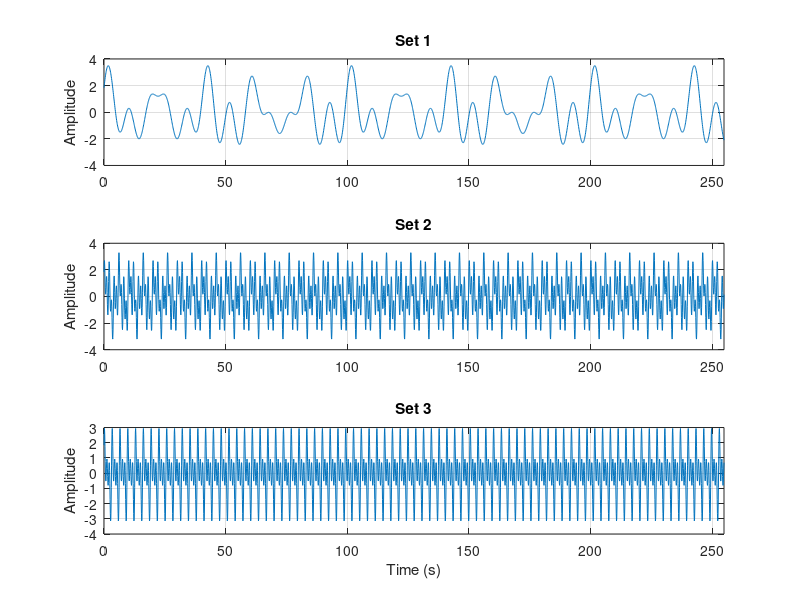

Write the MATLAB code that produced this figure.
clear;
clc;

% sine wave equation : y(t) = A*sin(2*pi*freq*t + phase)

%   freq	amp	    phase		    Hard	Easy   Easiest
D = [0.1	1	    0.174532925		0.1	    0.2	   0.3125
     0.12	1.2	    0.523598776		0.12	0.5	   0.625
     0.05	1.4	    0.872664626		0.05	1	   0.9375];

n_sample = 2550;      % number of samples
step = 0.1;           % sampling time = 10 sec / sample freq = 10 Hz

t = 0:step:(n_sample-1)*step;

% Amplitude (-)
A1 = D(1,2);
A2 = D(2,2);
A3 = D(3,2);

% Phase (rad)
p1 = D(1,3);
p2 = D(2,3);
p3 = D(3,3);

% Dataset 1
f11 = D(1,4);
f12 = D(2,4);
f13 = D(3,4);

y1 = A1*sin(2*pi*f11*t + p1) + A2*sin(2*pi*f12*t + p2) + A3*sin(2*pi*f13*t + p3);

% Dataset 2
f21 = D(1,5);
f22 = D(2,5);
f23 = D(3,5);

y2 = A1*sin(2*pi*f21*t + p1) + A2*sin(2*pi*f22*t + p2) + A3*sin(2*pi*f23*t + p3);

% Dataset 3
f31 = D(1,6);
f32 = D(2,6);
f33 = D(3,6);

y3 = A1*sin(2*pi*f31*t + p1) + A2*sin(2*pi*f32*t + p2) + A3*sin(2*pi*f33*t + p3);

% Plot the results
figure
subplot(3,1,1);
plot(t,y1);
grid;
title("Set 1")
ylabel ("Amplitude");
xlim([0 (n_sample-1)*step]);
ylim([-4 4]);

subplot(3,1,2);
plot(t,y2);
grid;
title("Set 2")
ylabel ("Amplitude");
xlim([0 (n_sample-1)*step]);

subplot(3,1,3);
plot(t,y3);
grid;
title("Set 3")
ylabel ("Amplitude");
xlabel("Time (s)");
xlim([0 (n_sample-1)*step]);